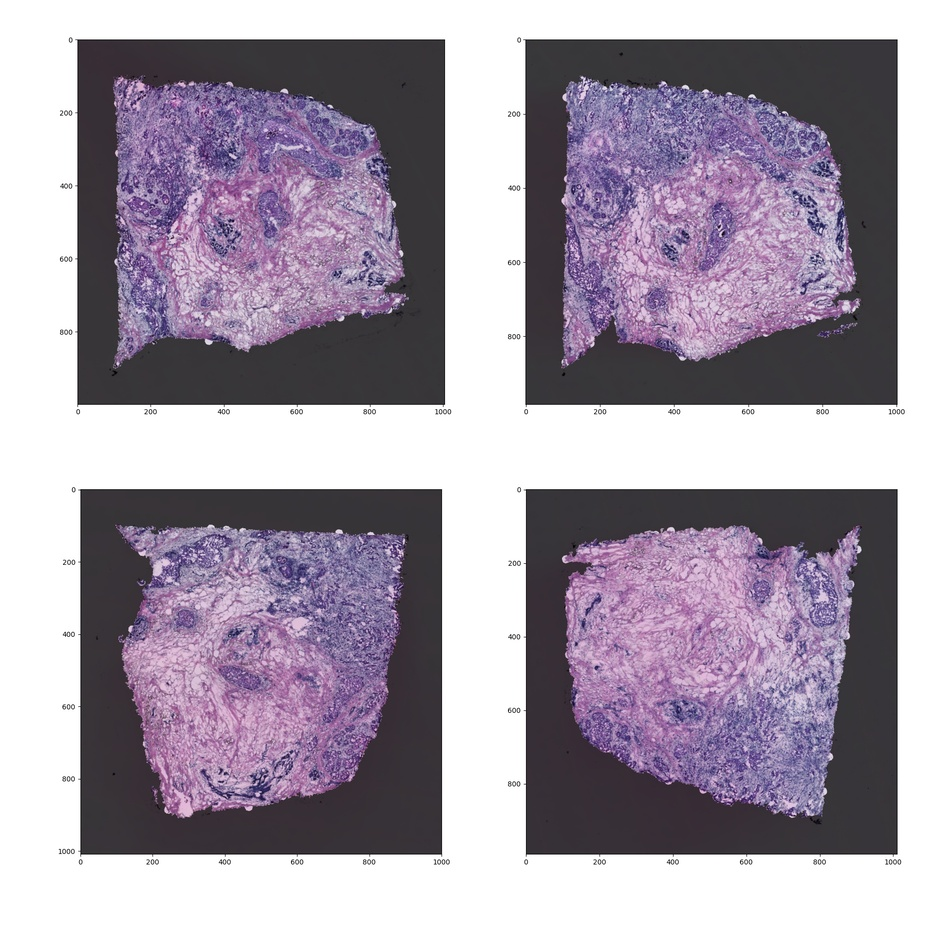

This chart was generated by the following Python code:
#!/usr/bin/env python3

import argparse

import h5py
import matplotlib.pyplot as plt
import numpy as np

parser = argparse.ArgumentParser()
parser.add_argument("data_files", nargs="+")
options = parser.parse_args()

n = len(options.data_files)
c = int(np.ceil(n ** 0.5))
r = int(np.ceil(n / c))
fig, axs = plt.subplots(r, c)
if n == 1:
    axs = np.array([axs])
for filename, ax in zip(options.data_files, axs.flatten()):
    with h5py.File(filename, "r") as data:
        img = (data["image"][()] + 1) / 2
        mask = data["label"][()] == 1
        img[mask] = 0.25 * img[mask]
        ax.imshow(img)
plt.tight_layout()
plt.show()
